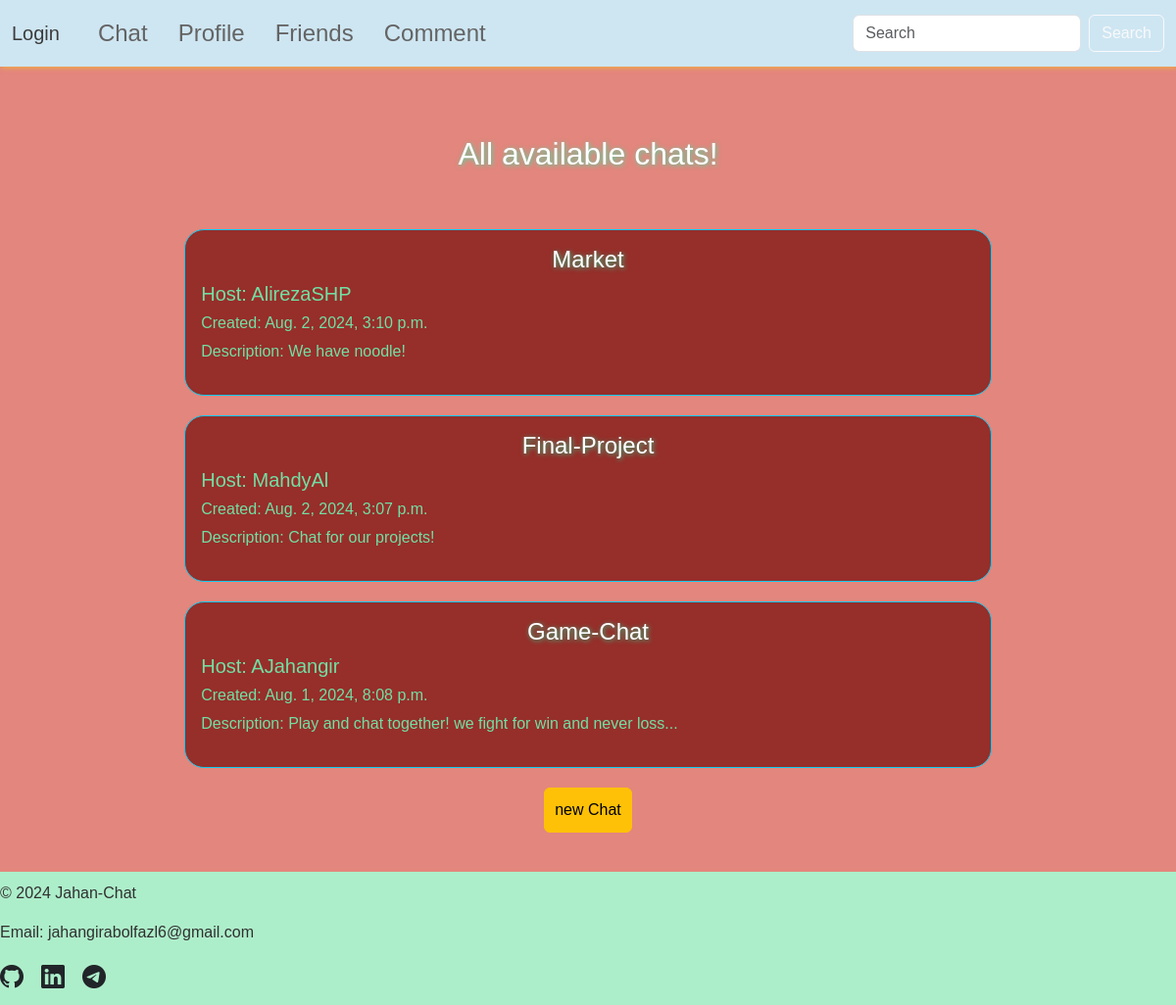
Before: / with the older database file.
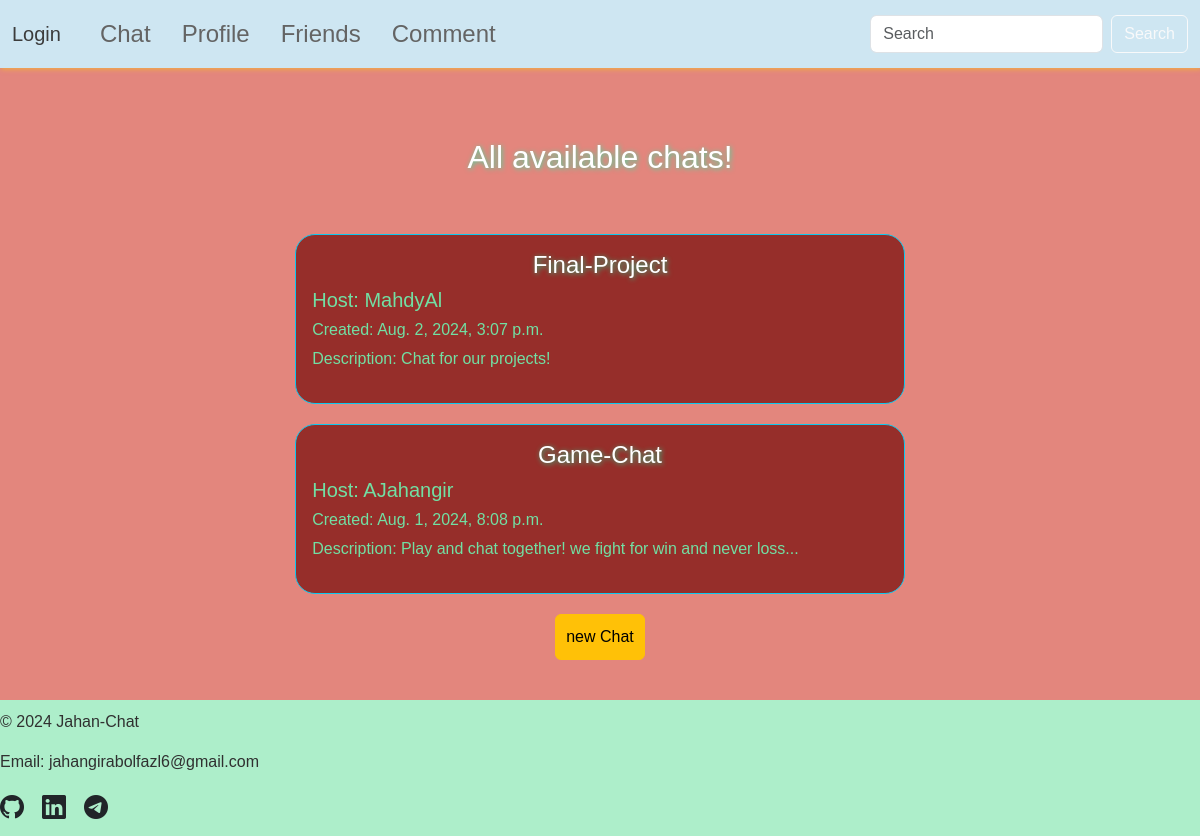
After: the same page with the newer database file.
### base/models.py (models this page shows, shortened)
class Chat(models.Model):
    name = models.CharField(max_length=50, unique=True)
    host = models.ForeignKey(CustomUser, on_delete=models.CASCADE, related_name="hosted_chats")
    participants = models.ManyToManyField(CustomUser, related_name="chats")
    description = models.TextField(blank=True)
    created = models.DateTimeField(auto_now_add=True)
    status = models.CharField(max_length=10, choices=[("open", "open"), ("close", "close")], default="open")
    isDirect = models.BooleanField(default=False)
    class Meta:
        ordering = ["-created"]
        indexes = [
            models.Index(fields=["created"]),
        ]

class CustomUser(AbstractUser):
    friends = models.ManyToManyField("self", symmetrical=True, blank=True)
    created = models.DateTimeField(auto_now_add=True)
    groups = models.ManyToManyField(
        Group,
        related_name='customuser_set',
        blank=True,
        help_text='The groups this user belongs to. A user will get all permissions granted to each of their groups.',
        related_query_name='customuser',
    )
    user_permissions = models.ManyToManyField(
        Permission,
        related_name='customuser_set',
        blank=True,
        help_text='Specific permissions for this user.',
        related_query_name='customuser',
    )
    class Meta:
        ordering = ["created"]
    def __str__(self):
        return self.username

### base/views.py (the view)
# urls.py: path("", views.chat, name="chat"),
def chat(request):
    chats = Chat.objects.all()
    context = {"chats": chats}
    return render(request, "base/chat.html", context=context)

### base/templates/base/chat.html (shortened to what this page needs)
{% extends 'base.html' %}
{% load static %}
{% block extra_css %}
<link rel="stylesheet" href="{% static 'style/chat.css' %}">
{% endblock extra_css %}
{% block page_title %}
    <h2>All available chats!</h2>
{% endblock page_title %}
{% block page_content %}
    <div class="outer-container" data-chat-details-url="{% url 'chat_details' 'CHAT_NAME' 'CHAT_ID' %}">
        <div class="card-container">
            {% for chat in chats %}
                {% if chat.status == "open" and not chat.isDirect or user == chat.host and not chat.isDirect or user in chat.participants and not chat.isDirect %}
                    <div class="card border-info" data-chat-id="{{ chat.id }}" data-chat-name="{{ chat.name }}">
                        <div class="card-body">
                            <div class="info-container">
                                <h4 id="chat-name"><a href="{% url 'chat_details' chat.name chat.id %}">{{ chat.name }}</a></h4>
                                <h5>Host: {{ chat.host }}</h5>
                                <h6>Created: {{ chat.created }}</h6>
                                <p>Description: {{ chat.description|slice:100 }}</p>
                            </div>
                        </div>
                    </div>
                {% endif %}
            {% endfor %}
        </div>
    </div>
    <button class="btn btn-warning create-chat-btn" type="submit" data-chat-details-url="{% url 'create_chat' %}">new Chat</button>
{% endblock page_content %}

Changed rows visible on the page:
removed Chat: name "Market", host "AlirezaSHP", created "Aug. 2, 2024, 3:10 p.m.", description "We have noodle!"
